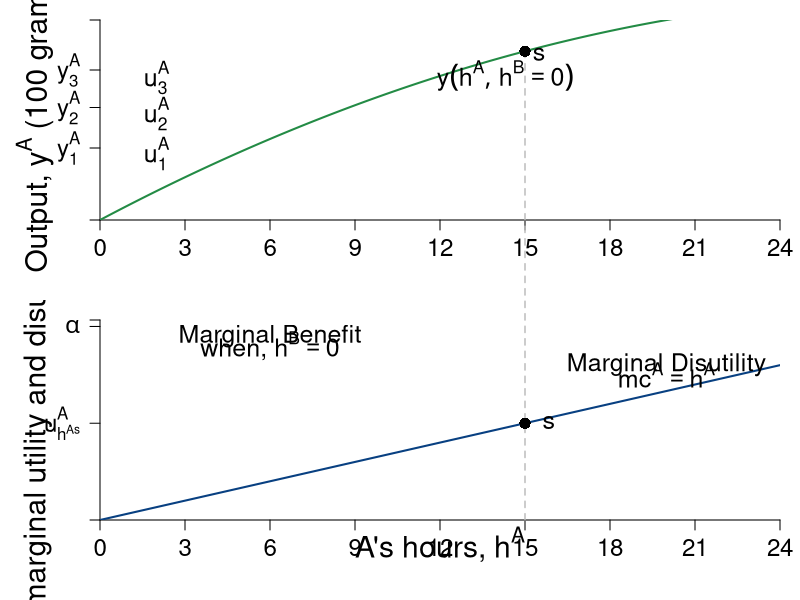

Write R code to recreate this figure.
require(shape)
pdf(file = "coordination_failures/production_mc.pdf", width = 9, height = 12)

#Set parameters for graphics
pointsize <- 1.8
axislabelsize <- 1.8
labelsize <- 1.5
namesize <- 1.8
annotatesize <- 1.5
graphlinewidth <- 2
segmentlinewidth <- 1.5

COL <- c("#7fc97f", "#beaed4", "#fdc086", "#ffff99", "#386cb0", "#f0027f", "#bf5b17", "#666666")
COLA <- c("#99d8c9","#66c2a4","#41ae76", "#238b45", "#005824")
COLB <- c("#4eb3d3", "#2b8cbe", "#0868ac","#084081")


#Need to create a stacked graph and 
#use the option mfrow = c(2,1) for that
par(mar =  c(4, 5, 1, 1), mfrow = c(2,1))

indiffA <- function(ea, uA = 46.08) {
  uA + (1/2)*(ea)^2
}

output <- function(ea, eb = 12, alpha = 30, beta = 1/2){
  (alpha - beta*(ea+eb))*ea
}

uA <- function(ea, ya = output) {
  ya - 0.5*(ea)^2
}

mrsA <- function(ea){
  ea
}

slopeline <- function(ea, yint = 0.5, slope = 2){
  yint + slope*ea
}


xlims <- c(0, 24)
ylims <- c(0, 400)

npts <- 501 
x <- seq(xlims[1], xlims[2], length.out = npts)
y <- seq(ylims[1], ylims[2], length.out = npts) 
a <- c(uA(ea = 12, output(ea = 12, eb = 12)), uA(ea = 15, output(ea = 15, eb = 0)), 300)

plot(0, 0, xlim = xlims, ylim = ylims, type = "n",
     xlab = expression(paste("")),
     ylab = expression(paste("")), 
     xaxt = "n", 
     yaxt = "n", 
     cex.lab = axislabelsize, 
     bty = "n",
     xaxs="i", 
     yaxs="i")

# ticksy <- seq(from = 0, to = ylims[2], by = 2)
# ylabels <- seq(from = 0, to = ylims[2], by = 2)
ticksx <- seq(from = 0, to = xlims[2], by = 3)
xlabels <- seq(from = 0, to = xlims[2], by = 3)
ticksy <- c(0, 144, 225, 300, ylims[2])
ylabels <- c(NA, expression(paste(y[1]^A)), expression(paste(y[2]^A)), expression(paste(y[3]^A)), NA)
# ticksx <- c(0, 6.9, 12, 9.6, 16, 24, 26)
# xlabels <- c(NA, expression(paste(e^A,"*")), expression(paste(1/2*beta)), expression(paste(e^{AN})), expression(paste(alpha)), expression(paste(1/beta)), NA)

axis(1, at = ticksx, pos = 0, labels = xlabels, cex.axis= labelsize - 0.05)
axis(2, at = ticksy, pos = 0, labels = ylabels, las = 1, cex.axis= labelsize - 0.05)

npts <- 500 
xx1 <- seq(xlims[1], xlims[2], length.out = npts)

lines(xx1, output(xx1, eb = 0), col = COLA[4], lwd = graphlinewidth)
#lines(xx1, output(xx1, eb = 12), col = COLA[4], lwd = graphlinewidth)

# contour(x, y,
#         outer(x, y, uA),
#         drawlabels = FALSE,
#         col = COLB[4],
#         lwd = graphlinewidth,
#         levels = a,
#         xaxs="i",
#         yaxs="i",
#         add = TRUE)

# segments(12, 300, 12, -300, lty = 2, col = "gray", lwd = segmentlinewidth, xpd = 350)
segments(15, output(ea = 15, eb = 0), 15, -300, lty = 2, col = "gray", lwd = segmentlinewidth, xpd = 350)

# segments(2, 0, 2, ylims[2], lty = 2, col = "gray" , lwd = segmentlinewidth)
# segments(6, 0, 6, ylims[2], lty = 2, col = "gray" , lwd = segmentlinewidth)

#Axis labels
#mtext(expression(paste("A's hours, ", h^A)), side=1, line = 3.2, cex = axislabelsize)
#text(0.5*xlims[2], -40, expression(paste("A's hours, ", h^A)), xpd = TRUE, cex = axislabelsize)
text(-2.3, 0.5*ylims[2], expression(paste("Output, ", y^A," (100 grams)")), xpd = TRUE, cex = axislabelsize, srt = 90)

# text(-0.9, 0.5*ylims[2], expression(paste("Output, ", y^A)), xpd = TRUE, cex = axislabelsize, srt = 90)
# text(5, 12, expression(paste("slope", phantom()==h^A, phantom() == 2)), cex = annotatesize)
# Arrows(3.6, 12, 2.4, 12, col = "black", lty = 1, lwd = 2, arr.type = "triangle", arr.lwd = 0.5)
# text(9, 28, expression(paste("slope", phantom()==h^A, phantom() == 6)), cex = annotatesize)
# Arrows(7.6, 28, 6.4, 28, col = "black", lty = 1, lwd = 2, arr.type = "triangle", arr.lwd = 0.5)

#Label the iso-welfare functions for the HG, Aisha
text(2, 133, expression(u[1]^A), cex = annotatesize)
text(2, 213, expression(u[2]^A), cex = annotatesize)
text(2, 285, expression(u[3]^A), cex = annotatesize)

# points(12, output(ea = 12), pch = 16, col = "black", cex = 1.5)
# text(12 + 0.5, output(ea = 12) - 6, expression(paste(n)), cex = annotatesize)

points(15, output(ea = 15, eb = 0), pch = 16, col = "black", cex = 1.5)
text(15 + 0.5, output(ea = 15, eb = 0) - 6, expression(paste(s)), cex = annotatesize)


text(14.3, 288, expression(paste(y(h^A, h^B == 0))), cex = annotatesize)
# text(19.8, 260, expression(paste(y(h^A, h^B >0))), cex = annotatesize)

MBenefit <- function(ea, eb = 12, alpha = 30, beta = 1/2) {
  (alpha - beta*eb - 2*beta*ea)
}

MCost <- function(ea, slope = 1, intercept = 0){
  slope*ea
}


xlims <- c(0, 24)
ylims <- c(0, 31)

npts <- 501 
x <- seq(xlims[1], xlims[2], length.out = npts)
y <- seq(ylims[1], ylims[2], length.out = npts) 

plot(0, 0, xlim = xlims, ylim = ylims, type = "n",
     xlab = expression(paste("")),
     ylab = expression(paste("")), 
     xaxt = "n", 
     yaxt = "n", 
     cex.lab = axislabelsize, 
     bty = "n",
     xaxs="i", 
     yaxs="i")

# ticksy <- seq(from = 0, to = ylims[2], by = 2)
# ylabels <- seq(from = 0, to = ylims[2], by = 2)
# ticksx <- seq(from = 0, to = xlims[2], by = 2)
# xlabels <- seq(from = 0, to = xlims[2], by = 2)
ticksy <- c(0, MBenefit(15, eb = 0), 30, ylims[2])
ylabels <- c(NA, expression(paste(u[h^As]^A)), expression(paste(alpha)), NA)
# ticksx <- c(0, 12, 15, 24, 30, xlims[2])
# xlabels <- c(0, 12, 15, 24, 30, xlims[2])
ticksx <- seq(xlims[1], xlims[2], 3)
xlabels <- seq(xlims[1], xlims[2], 3)
#xlabels <- c(NA, expression(paste(h[1]^A)), expression(paste(h[2]^A)), expression(paste(frac(alpha - beta*h^b,2*beta) )), expression(paste(frac(alpha,2*beta) )), NA)

axis(1, at = ticksx, pos = 0, labels = xlabels ,las = 1, cex.axis = labelsize - 0.05)
axis(2, at = ticksy, pos = 0, labels = ylabels, las = 1, cex.axis = labelsize - 0.05)
#text(x = c(0, 12, 15, 24, 30, xlims[2]), par("usr")[3] - 0.4, labels = xlabels, srt = 0, pos = 1, xpd = TRUE, cex = labelsize - 0.05)

#mtext(expression(paste("Aram's hours, ", h^A)), side=1, line = 4, cex = axislabelsize)
text(0.5*xlims[2], -3.8, expression(paste("A's hours, ", h^A)), xpd = TRUE, cex = axislabelsize)
text(-2.3, 0.5*ylims[2], expression(paste("A's marginal utility and disutility, ", u[h^A]^A)), xpd = TRUE, cex = axislabelsize, srt = 90) 

npts <- 500 
xx1 <- seq(xlims[1], xlims[2], length.out = npts)
xx2 <- seq(4, 8, length.out = npts)

#lines(xx1, MBenefit(xx1, eb = 12), col = COLA[4], lwd = graphlinewidth)
#lines(xx1, MBenefit(xx1, eb = 0), col = COLA[4], lwd = graphlinewidth)
lines(xx1, MCost(xx1), col = COLB[4], lwd = graphlinewidth)

#For NE hours = 12
# segments(0, 12, 12, 12, lty = 2, col =  "gray", lwd = segmentlinewidth)
# segments(12, 0, 12, 300, lty = 2, col = "gray", lwd = segmentlinewidth, xpd = 350)
segments(15, 0, 15, 300, lty = 2, col = "gray", lwd = segmentlinewidth, xpd = 350)


#segments(0, 12, 300, 12, lty = 2, col =  "gray", lwd = segmentlinewidth, xpd = TRUE)

#For P-efficient hours = 10
#segments(0, MBenefit(15, eb = 0), 15, MBenefit(15, eb = 0), lty = 2, col = "gray" , lwd = segmentlinewidth)
#segments(15, 0, 15, MBenefit(15, eb = 0),  lty = 2, col = "gray" , lwd = segmentlinewidth)


text(6, 28.5, expression(paste("Marginal Benefit")), cex = labelsize)
text(6, 27, expression(paste("when, ", h^B== 0 )), cex = labelsize)
#text(8, 26.5, expression(paste("Marginal Benefit")), cex = labelsize)
#text(8, 25, expression(paste("when, ", h^B== 0 )), cex = labelsize)
#text(11.5, 24.3, expression(paste(mb^A== alpha - 2*beta*h^A )), cex = labelsize)
#text(11.5, 22.5, expression(paste("when, ", h^B== 0 )), cex = labelsize)

# text(6, 14.5, expression(paste("Marginal Benefit ")), cex = labelsize)
# text(6, 13, expression(paste("when, ", h^B > 0 )), cex = labelsize)
#text(5.5, 15.5, expression(paste("Marginal Benefit ")), cex = labelsize)
#text(5.5, 14, expression(paste("when, ", h^B > 0 )), cex = labelsize)
#text(24.5, 13.5, expression(paste(mb^A == alpha - beta*h^B - 2*beta*h^A)), cex = labelsize)
#text(24.5, 12, expression(paste("when, ", h^B > 0 )), cex = labelsize)
#Arrows(21.5, 12.5, 17, 8, col = "black", lty = 1, lwd = 2, arr.type = "triangle", arr.lwd = 0.5)


text(20, 24, expression(paste("Marginal Disutility")), cex = labelsize)
text(20, 22.5, expression(paste(mc^A == h^A)), cex = labelsize)


# points(12, 12, pch = 16, col = "black", cex = 1.5)
# text(12 + 0.85, 12.1, expression(paste(n)), cex = labelsize)

points(15, 15, pch = 16, col = "black", cex = 1.5)
text(15 + 0.85, 15.1, expression(paste(s)), cex = labelsize)

dev.off()
